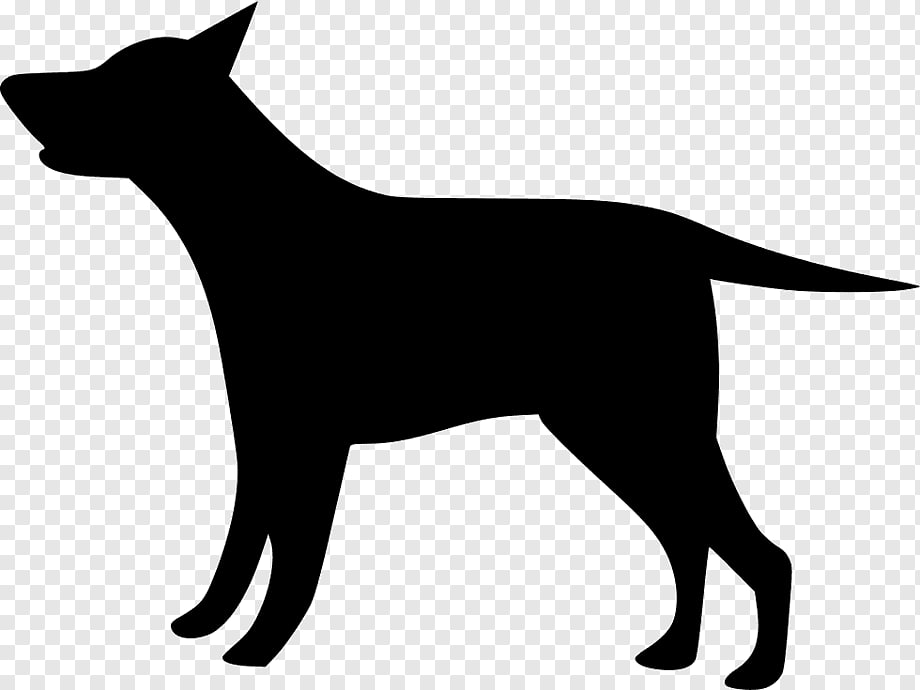
#> input picture Python/DOG.jpg, 920 x 690 px
$ python simple_usage_test.py
#> lines starting #> are read from the running program, lines starting #| are printed output that depends on the picture; after the words box and inside, x2 and y2 are one past the last pixel; in counts of white or black regions, pixels touching at a corner belong together
import cv2 as cv
import numpy as np

from PIL import Image

import mahalanobis_transformation

img1 = cv.imread("DOG.jpg") #reading images
#> img1 is the input picture: shape (690, 920, 3); min 0, max 255, mean 163.8
img2 = cv.imread("brain (1).jpg")
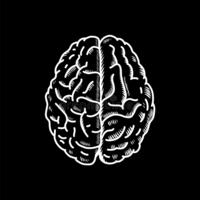
#> input picture Python/brain (1).jpg, 200 x 200 px
#> img2 is the input picture: shape (200, 200, 3); min 0, max 255, mean 21

ret1, img1 = cv.threshold(img1, 127, 255, 0) # pixels > 127 becomes 255 to make transparent background white, in more common case you can
#> img1: shape (690, 920, 3); 67.5% white; 1 black region, box (x1, y1, x2, y2) and area: (0, 2, 919, 690) 206305
                                          # map grey-scale-images to black-white
ret2, img2 = cv.threshold(img2, 127, 255, 0)
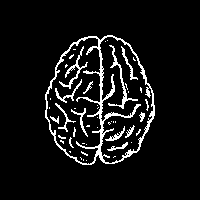
#> img2: shape (200, 200, 3); 7.6% white in thin lines or dots, all inside (x1, y1, x2, y2) = (45, 35, 155, 165)

img1 = np.where(img1 == 255, 1, img1) #all 255 becomes 1
img2 = np.where(img2 == 255, 1, img2)

trans1 = np.array([[1, 0], [0, 1]]) #matrix induces Euclidean metric (you can use any symmetric positive-definite matrix)
trans2 = np.array([[2, 3], [3, 8]])
trans3 = np.array([[3, 0], [0, 5]])
lambda1, lambda2, theta = 2, 5, 0
#params: image, transformation matrix, connectivity_type, is_signed
#connectivity_type: 8-connectivity and 4-connectivity for 2d images, 26-connectivity and 6-connectivity for 3d


#> (the run stopped early here; a loop or call above may not have finished)
